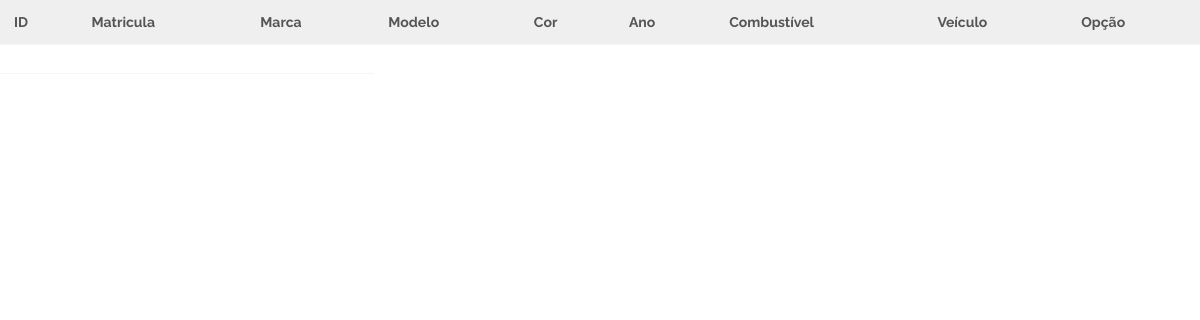
Page /admin/vehicle_list.php on the earlier database version.
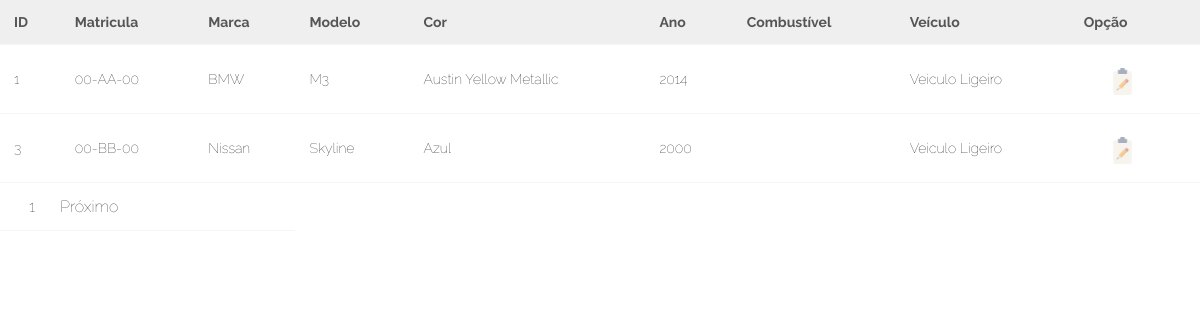
Same page on the later database version.
### tables this page shows
CREATE TABLE `veiculos` (
  `codVei` int(11) NOT NULL auto_increment,
  `Matricula` varchar(50) default NULL,
  `Marca` varchar(50) default NULL,
  `Modelo` varchar(50) default NULL,
  `cor` varchar(50) default NULL,
  `Ano` int(11) default NULL,
  `CodTipoC` int(11) default NULL,
  `CodTipoV` int(11) default NULL,
  PRIMARY KEY  (`codVei`),
  KEY `CodTipoC` (`CodTipoC`),
  KEY `CodTipoV` (`CodTipoV`),
  CONSTRAINT `veiculos_ibfk_1` FOREIGN KEY (`CodTipoC`) REFERENCES `tipocom` (`CodTipoC`),
  CONSTRAINT `veiculos_ibfk_2` FOREIGN KEY (`CodTipoV`) REFERENCES `tipovei` (`CodTipoV`)
);

CREATE TABLE `tipovei` (
  `CodTipoV` int(11) NOT NULL auto_increment,
  `nome` varchar(50) default NULL,
  PRIMARY KEY  (`CodTipoV`)
);

### WEB/admin/vehicle_list.php (the view, shortened to what this page needs)
<!DOCTYPE html>
<?php
$con=mysqli_connect("localhost","root","") or die(mysqli_error());
mysqli_select_db($con,"frotas") or die(mysqli_error($con));
?>
<html>
  <head>
	<link rel="stylesheet" href="style.css" type="text/css" />
  </head>
<body>
<?php
	$start=0;
	$limit=7;
	$page=0;
 	$sql=mysqli_query($con, "select * from veiculos, tipocom, tipovei where veiculos.CodTipoC=tipocom.CodTipoC and veiculos.CodTipoV=tipovei.CodTipoV ORDER BY codVei ASC LIMIT $start, $limit") or die(mysqli_error($con));
?>
<table align='center' class='table-fill'>
	<?php
	echo "<tr>";
                echo "<th>ID</th>";
                echo "<th>Matricula</th>";
                echo "<th>Marca</th>";
				echo "<th>Modelo</th>";
				echo "<th>Cor</th>";
				echo "<th>Ano</th>";
				echo "<th>Combustível</th>";
				echo "<th>Veículo</th>";
				echo "<th>Opção</th>";
            echo "</tr>";
	?>
	<?php
		while($row=mysqli_fetch_assoc($sql))
		{
	?>
	<?php
	  echo "<tr>";
                echo "<td>" . $row['codVei'] . "</td>";
                echo "<td>" . $row['Matricula'] . "</td>";
                echo "<td>" . $row['Marca'] . "</td>";
                echo "<td>" . $row['Modelo'] . "</td>";
				echo "<td>" . $row['cor'] . "</td>";
				echo "<td>" . $row['Ano'] . "</td>";
				echo "<td>" . $row['nomec'] . "</td>";
				echo "<td>" . $row['nome'] . "</td>";
				echo "<td>" . "<a href='edit.php?id=".$row['codVei']."' target='_blank'><img src='logos/edit.png' title='Editar Veículo' class='imgg' /></a>" . "</td>";
            echo "</tr>";
	?>
	<?php
		}
	?>
	<tr>
		<td colspan='3'>
	<?php
	$rows=mysqli_num_rows(mysqli_query($con, "select * from veiculos"));
	$total=ceil($rows/$limit);
	for($i=1;$i<=$total;$i++)
	{
		echo "<a class='paging' href='?page=".$i."'>".$i."</a>";
	}
	if($page!=$total)
	{
		echo "<a class='paging' href='?page=".($page+1)."' class=paging''>Próximo</a>";
	}
	?>
	</td>
	</tr>
</table>
</body>
</html>

### WEB/admin/style.css (style rules this page uses)
* { margin:0; padding:0; }
table { font-family: Verdana, Geneva, sans-serif; width: 100%; border-collapse: collapse; }
th, td { text-align: left; font-size: 14px; font-family: "Raleway"; border-bottom: solid #f9f5f5 1px; padding: 14px; }
td { text-align: left; }
img { width: 70px; height: 70px; margin-top: 9px; }
.imgg { width: 27px; height: 27px; margin-left: 10px; opacity: 0.5; }
tr:nth-child(even) { background-color: white }
th { background-color: #efefef; color: #555; ; }
body { display: flex; min-height: 100vh; flex-direction: column; }

### WEB/admin/vehicle_list.php (style rules this page uses)
body, html { height: 100%; margin: 0; font-family: helvetica; font-weight: 100; }
td a { font-size:16px; color:#1f1f1f; margin-left:5px; padding:5px 10px; text-decoration:none; border-radius: 10px; }

Differences in the rows shown:
added veiculos: codVei "1", Matricula "00-AA-00", Marca "BMW", Modelo "M3", cor "Austin Yellow Metallic", Ano "2014", CodTipoV.nome "Veiculo Ligeiro"
added veiculos: codVei "3", Matricula "00-BB-00", Marca "Nissan", Modelo "Skyline", cor "Azul", Ano "2000", CodTipoV.nome "Veiculo Ligeiro"
Other differences:
new list line: "1"
text now shown: "Próximo"
